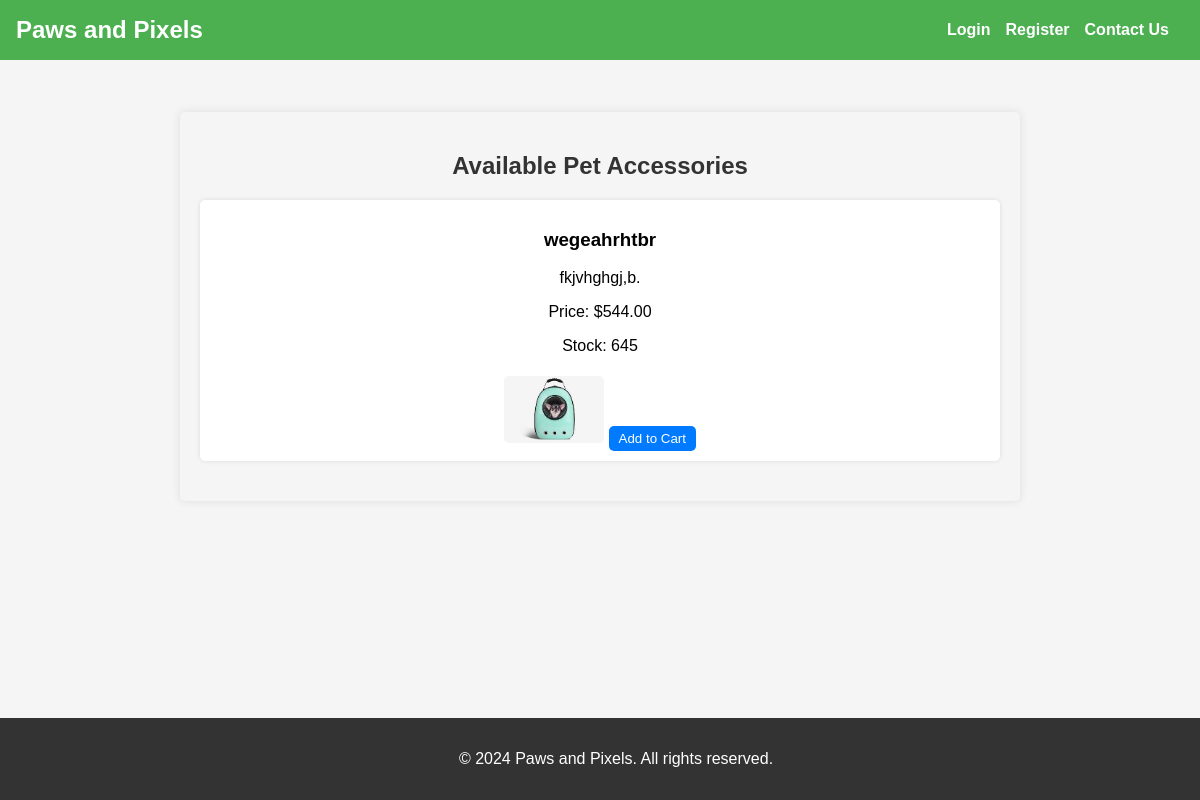
Screenshot of /accessories/ with the database file from the repository.
### Home/models.py (models this page shows, shortened)
class Accessory(models.Model):
    name = models.CharField(max_length=255)
    description = models.TextField()
    price = models.DecimalField(max_digits=10, decimal_places=2)
    image = models.ImageField(upload_to='accessories/', blank=True, null=True)
    quantity = models.PositiveIntegerField(default=0)  # Track available stock

### Home/views.py (the view)
# urls.py: path('accessories/', views.accessories, name='accessories'),
def accessories(request):
    accessories = Accessory.objects.all()  # Fetch all accessories
    return render(request, 'accessories.html', {'accessories': accessories})

### Home/templates/accessories.html (shortened to what this page needs)
{% extends 'base.html' %}
{% block content %}
<div class="container">
    <div class="accessories-container">
        <h2>Available Pet Accessories</h2>
        <ul>
            {% for accessory in accessories %}
            <li onclick="showAccessoryImage('{% if accessory.image %}{{ accessory.image.url }}{% else %}/media/default_image.jpg{% endif %}')">
                <h3>{{ accessory.name }}</h3>
                <p>{{ accessory.description }}</p>
                <p>Price: ${{ accessory.price }}</p>
                <p>Stock: {{ accessory.quantity }}</p>
                <img class="accessory-img"
                     src="{% if accessory.image %}{{ accessory.image.url }}{% else %}/media/default_image.jpg{% endif %}"
                     alt="{{ accessory.name }}">
                {% if accessory.quantity > 0 %}
                    {% if not request.user.is_superuser %}
                        <button class="add-to-cart-btn" data-id="{{ accessory.id }}">Add to Cart</button>
                    {% endif %}
                {% else %}
                    <p class="sold-out">Sold Out</p>
                {% endif %}
            </li>
            {% empty %}
            <p>No accessories available.</p>
            {% endfor %}
        </ul>
    </div>
</div>
{% endblock %}

### Home/templates/base.html (style rules this page uses)
body { font-family: Arial, sans-serif; margin: 0; padding: 0; background-color: #f5f5f5; }

### Home/templates/accessories.html (style rules this page uses)
.container { margin-top: 20px; margin-bottom: 20px; }
.accessories-container { background-color: #f5f5f5; padding: 20px; border-radius: 5px; box-shadow: 0 0 10px rgba(0, 0, 0, 0.1); text-align: center; max-width: 800px; margin: 0 auto; }
.accessories-container h2 { margin-bottom: 20px; color: #333; }
.accessories-container ul { list-style-type: none; padding: 0; }
.accessories-container li { background-color: #fff; padding: 10px; margin: 10px 0; border-radius: 5px; box-shadow: 0 0 5px rgba(0, 0, 0, 0.1); cursor: pointer; transition: background-color 0.3s; }
.accessory-img { width: 100px; height: auto; border-radius: 5px; margin-top: 5px; transition: transform 0.2s; }
.add-to-cart-btn { margin-top: 10px; padding: 5px 10px; background-color: #007bff; color: white; border: none; border-radius: 5px; cursor: pointer; }

### rows the page displays
Accessory: name "wegeahrhtbr", description "fkjvhghgj,b.", price "544.00", quantity "645", image (picture)
